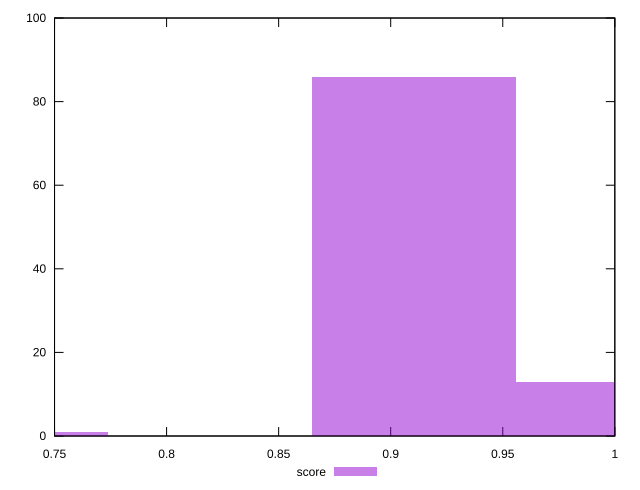

The gnuplot source for this figure:
reset

$score <<EOF
0.9104149837107038 86
1.0014564820817742 13
0.728331986968563 1
EOF

set key outside below
set boxwidth 0.09104149837107038
set xrange [0.75:1]
set yrange [0:100]
set trange [0:100]
set style fill transparent solid 0.5 noborder
set terminal svg size 640, 490 enhanced background rgb 'white'
set output "report_00023_2021-02-20T12:14:57.249Z/unused-css-rules/samples/pages+cached+noadtech+nomedia/score/histogram.svg"

plot $score title "score" with boxes

reset
